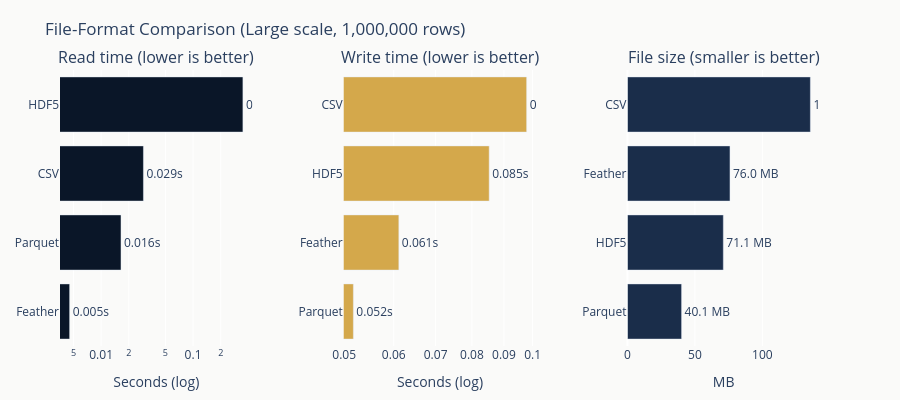

The notebook cell this image was saved under:
### Markdown cell above
## 7. Visualisation

### Code cell
fig = make_subplots(
    rows=1,
    cols=3,
    subplot_titles=[
        "Read time (lower is better)",
        "Write time (lower is better)",
        "File size (smaller is better)",
    ],
    horizontal_spacing=0.12,
)

read_data = results_df.filter(pl.col("operation") == "read").sort("time_s")
write_data = results_df.filter(pl.col("operation") == "write").sort("time_s")
size_data = results_df.filter(pl.col("operation") == "write").sort("size_mb")

fig.add_trace(
    go.Bar(
        y=read_data["format"].to_list(),
        x=read_data["time_s"].to_list(),
        orientation="h",
        marker_color=COLORS["blue"],
        text=[f"{t:.3f}s" for t in read_data["time_s"].to_list()],
        textposition="outside",
    ),
    row=1,
    col=1,
)
fig.add_trace(
    go.Bar(
        y=write_data["format"].to_list(),
        x=write_data["time_s"].to_list(),
        orientation="h",
        marker_color=COLORS["amber"],
        text=[f"{t:.3f}s" for t in write_data["time_s"].to_list()],
        textposition="outside",
    ),
    row=1,
    col=2,
)
fig.add_trace(
    go.Bar(
        y=size_data["format"].to_list(),
        x=size_data["size_mb"].to_list(),
        orientation="h",
        marker_color=COLORS["slate"],
        text=[f"{s:.1f} MB" for s in size_data["size_mb"].to_list()],
        textposition="outside",
    ),
    row=1,
    col=3,
)

fig.update_xaxes(title_text="Seconds (log)", row=1, col=1, type="log")
fig.update_xaxes(title_text="Seconds (log)", row=1, col=2, type="log")
fig.update_xaxes(title_text="MB", row=1, col=3)

_scale_word = {"S": "Small", "M": "Medium", "L": "Large"}.get(ACTIVE_SCALE, ACTIVE_SCALE)
fig.update_layout(
    title_text=f"File-Format Comparison ({_scale_word} scale, {total_rows:,} rows)",
    height=400,
    showlegend=False,
    paper_bgcolor=COLORS["bg_light"],
    plot_bgcolor=COLORS["bg_light"],
    # Wider right margin so 'XX.X MB' / 'X.XXs' value labels don't crop.
    margin=dict(l=60, r=80, t=70, b=50),
)

fig.show()

### Figure 1 — Plotly figure (JSON) as saved in the notebook; plotly's stock layout.template omitted (floating-point values rounded to 4 significant figures)
{"data": [{"marker": {"color": "#0a1628"}, "orientation": "h", "text": ["0.005s", "0.016s", "0.029s", "0.349s"], "textposition": "outside", "type": "bar", "x": [0.004539, 0.01644, 0.02884, 0.3488], "xaxis": "x", "y": ["Feather", "Parquet", "CSV", "HDF5"], "yaxis": "y"}, {"marker": {"color": "#D4A84B"}, "orientation": "h", "text": ["0.052s", "0.061s", "0.085s", "0.098s"], "textposition": "outside", "type": "bar", "x": [0.05172, 0.06113, 0.08524, 0.09784], "xaxis": "x2", "y": ["Parquet", "Feather", "HDF5", "CSV"], "yaxis": "y2"}, {"marker": {"color": "#1a2d4a"}, "orientation": "h", "text": ["40.1 MB", "71.1 MB", "76.0 MB", "135.6 MB"], "textposition": "outside", "type": "bar", "x": [40.13, 71.07, 76.01, 135.6], "xaxis": "x3", "y": ["Parquet", "HDF5", "Feather", "CSV"], "yaxis": "y3"}], "layout": {"annotations": [{"font": {"size": 16}, "showarrow": false, "text": "Read time (lower is better)", "x": 0.1267, "xanchor": "center", "xref": "paper", "y": 1.0, "yanchor": "bottom", "yref": "paper"}, {"font": {"size": 16}, "showarrow": false, "text": "Write time (lower is better)", "x": 0.5, "xanchor": "center", "xref": "paper", "y": 1.0, "yanchor": "bottom", "yref": "paper"}, {"font": {"size": 16}, "showarrow": false, "text": "File size (smaller is better)", "x": 0.8733, "xanchor": "center", "xref": "paper", "y": 1.0, "yanchor": "bottom", "yref": "paper"}], "height": 400, "margin": {"b": 50, "l": 60, "r": 80, "t": 70}, "paper_bgcolor": "#FAFAF9", "plot_bgcolor": "#FAFAF9", "showlegend": false, "title": {"text": "File-Format Comparison (Large scale, 1,000,000 rows)"}, "xaxis": {"anchor": "y", "domain": [0.0, 0.2533], "title": {"text": "Seconds (log)"}, "type": "log"}, "xaxis2": {"anchor": "y2", "domain": [0.3733, 0.6267], "title": {"text": "Seconds (log)"}, "type": "log"}, "xaxis3": {"anchor": "y3", "domain": [0.7467, 1.0], "title": {"text": "MB"}}, "yaxis": {"anchor": "x", "domain": [0.0, 1.0]}, "yaxis2": {"anchor": "x2", "domain": [0.0, 1.0]}, "yaxis3": {"anchor": "x3", "domain": [0.0, 1.0]}}}
